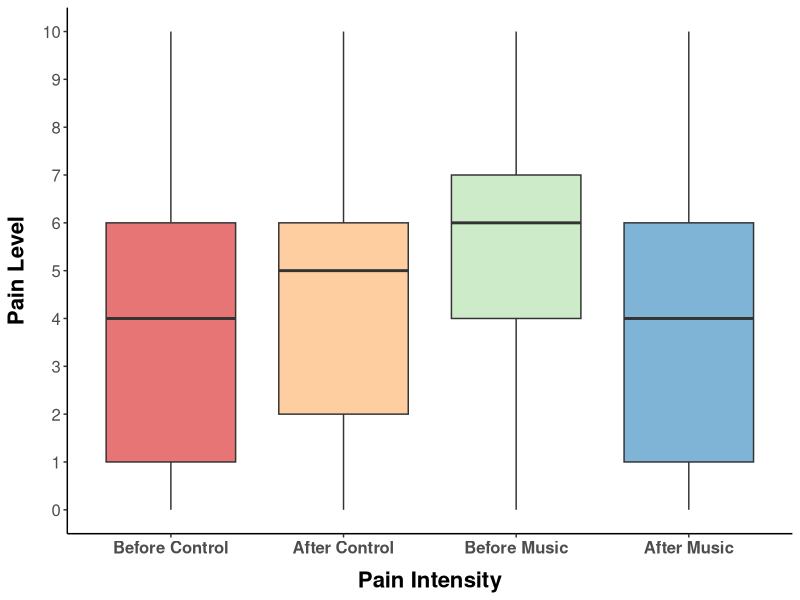
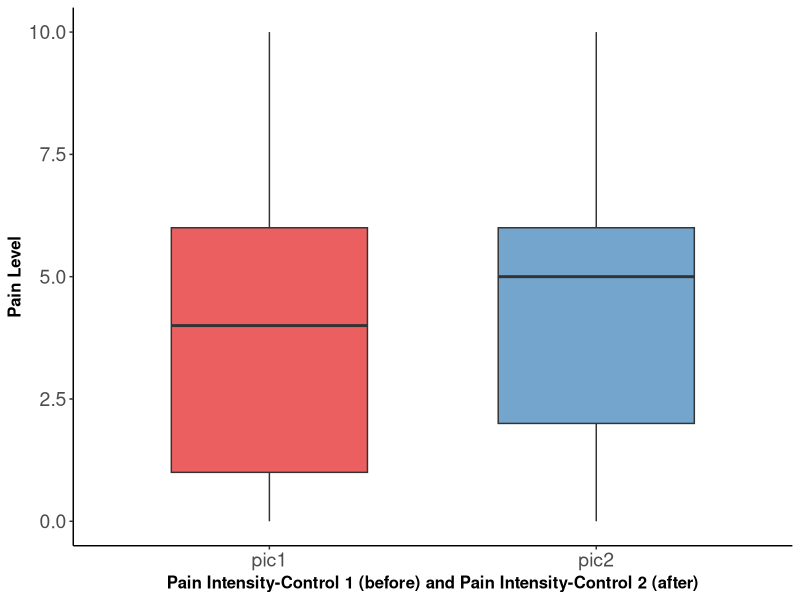
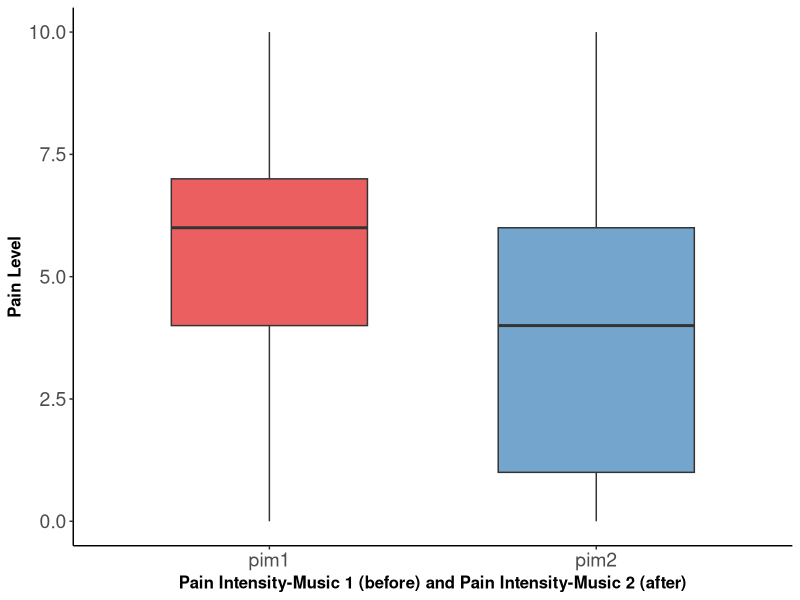
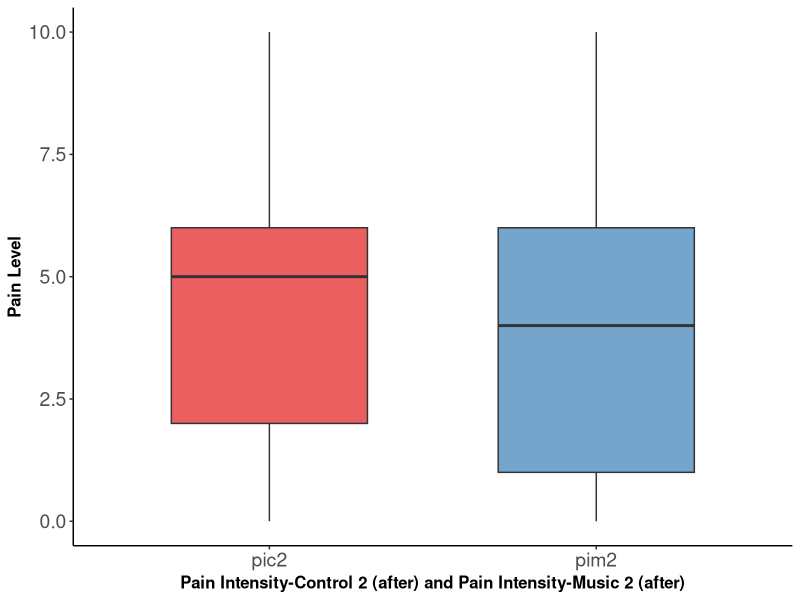

Recreate these plots in R, in order.
## ---- chunk 1
knitr::opts_chunk$set(echo = TRUE)
## ---- chunk 2

library(ggplot2)
library(tidyr)
library(dplyr)

data <- read.csv("dataset.csv")

data_long <- data %>%
  pivot_longer(
    cols = c(pic1, pic2, pim1, pim2),
    names_to = "treatment",
    values_to = "value"
  )

ggplot(
  data_long %>%
    mutate(
      treatment = recode(
        treatment,
        pic1 = "Before Control",
        pic2 = "After Control",
        pim1 = "Before Music",
        pim2 = "After Music"
      ),
      treatment = factor(
        treatment,
        levels = c("Before Control", "After Control", "Before Music", "After Music")
      )
    ),
  aes(x = treatment, y = value, fill = treatment)
) +
  geom_boxplot(alpha = 0.6) +
  scale_y_continuous(breaks = seq(0, 10, 1)) +
  coord_cartesian(ylim = c(0, 10)) +
  scale_fill_brewer(palette = "Spectral") +
  theme_classic() +
  theme(
    legend.position = "none",
    axis.text.x = element_text(size = 12, face = "bold"),
    axis.text.y = element_text(size = 12),
    axis.title.x = element_text(size = 16, face = "bold", margin = margin(t = 10)),
    axis.title.y = element_text(size = 16, face = "bold", margin = margin(r = 10))
  ) +
  xlab("Pain Intensity") +
  ylab("Pain Level")


## ---- chunk 3

# Pivot pic1 and pic2 into long format
data_long <- data %>%
  pivot_longer(cols = c(pic1, pic2), names_to = "treatment", values_to = "value")

# Make boxplot
ggplot(data_long, aes(x = treatment, y = value, fill = treatment)) +
  geom_boxplot(alpha = 0.7, width = 0.6) +
  theme_classic() +
  scale_fill_brewer(palette = "Set1") +
  ylab("Pain Level") +
  xlab("Pain Intensity-Control 1 (before) and Pain Intensity-Control 2 (after)") +
  theme(
    axis.text = element_text(size = 14),
    axis.title = element_text(size = 12, face = "bold"),
    legend.position = "none"
  )

## ---- chunk 4
library(ggplot2)
library(tidyr)
library(dplyr)

# Read your dataset
data <- read.csv("dataset.csv")

# Pivot pic2 and pim2 into long format
data_long <- data %>%
  pivot_longer(cols = c(pim1, pim2), names_to = "treatment", values_to = "value")

# Make boxplot
ggplot(data_long, aes(x = treatment, y = value, fill = treatment)) +
  geom_boxplot(alpha = 0.7, width = 0.6) +
  theme_classic() +
  scale_fill_brewer(palette = "Set1") +
  ylab("Pain Level") +
  xlab("Pain Intensity-Music 1 (before) and Pain Intensity-Music 2 (after)") +
  theme(
    axis.text = element_text(size = 14),
    axis.title = element_text(size = 12, face = "bold"),
    legend.position = "none"
  )

## ---- chunk 5
library(ggplot2)
library(tidyr)
library(dplyr)

data <- read.csv("dataset.csv")

# Pivot pim1 and pim2 into long format
data_long_pim <- data %>%
  pivot_longer(cols = c(pic2, pim2), names_to = "treatment", values_to = "value")

# Make boxplot
ggplot(data_long_pim, aes(x = treatment, y = value, fill = treatment)) +
  geom_boxplot(alpha = 0.7, width = 0.6) +
  theme_classic() +
  scale_fill_brewer(palette = "Set1") +
  ylab("Pain Level") +
  xlab("Pain Intensity-Control 2 (after) and Pain Intensity-Music 2 (after)") +
  theme(
    axis.text = element_text(size = 14),
    axis.title = element_text(size = 12, face = "bold"),
    legend.position = "none"
  )
